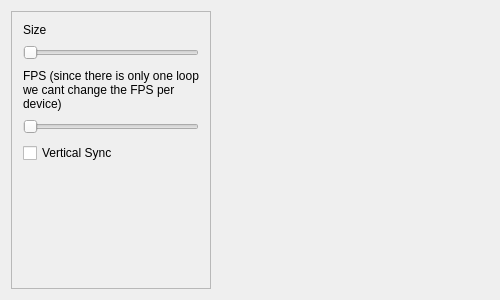
<?xml version="1.0" encoding="UTF-8"?>
<ui version="4.0">
 <class>myWidget</class>
 <widget class="QWidget" name="myWidget">
  <property name="geometry">
   <rect>
    <x>0</x>
    <y>0</y>
    <width>500</width>
    <height>300</height>
   </rect>
  </property>
  <property name="minimumSize">
   <size>
    <width>500</width>
    <height>0</height>
   </size>
  </property>
  <property name="windowTitle">
   <string>myWidget</string>
  </property>
  <layout class="QGridLayout" name="gridLayout">
   <item row="0" column="1">
    <widget class="QWidget" name="widget" native="true">
     <property name="focusPolicy">
      <enum>Qt::NoFocus</enum>
     </property>
     <layout class="QGridLayout" name="gridLayout_3">
      <property name="leftMargin">
       <number>0</number>
      </property>
      <property name="topMargin">
       <number>0</number>
      </property>
      <property name="rightMargin">
       <number>0</number>
      </property>
      <property name="bottomMargin">
       <number>0</number>
      </property>
      <item row="0" column="0">
       <widget class="QSplitter" name="splitter">
        <property name="frameShape">
         <enum>QFrame::NoFrame</enum>
        </property>
        <property name="midLineWidth">
         <number>10</number>
        </property>
        <property name="orientation">
         <enum>Qt::Horizontal</enum>
        </property>
        <property name="opaqueResize">
         <bool>true</bool>
        </property>
        <property name="handleWidth">
         <number>10</number>
        </property>
        <property name="childrenCollapsible">
         <bool>false</bool>
        </property>
        <widget class="QWidget" name="widget_2" native="true">
         <property name="sizePolicy">
          <sizepolicy hsizetype="Expanding" vsizetype="Expanding">
           <horstretch>0</horstretch>
           <verstretch>0</verstretch>
          </sizepolicy>
         </property>
         <layout class="QHBoxLayout" name="horizontalLayout">
          <property name="leftMargin">
           <number>0</number>
          </property>
          <property name="topMargin">
           <number>0</number>
          </property>
          <property name="rightMargin">
           <number>0</number>
          </property>
          <property name="bottomMargin">
           <number>0</number>
          </property>
         </layout>
        </widget>
       </widget>
      </item>
     </layout>
    </widget>
   </item>
   <item row="0" column="0">
    <widget class="QFrame" name="frame">
     <property name="maximumSize">
      <size>
       <width>200</width>
       <height>16777215</height>
      </size>
     </property>
     <property name="frameShape">
      <enum>QFrame::StyledPanel</enum>
     </property>
     <property name="frameShadow">
      <enum>QFrame::Raised</enum>
     </property>
     <layout class="QFormLayout" name="formLayout">
      <item row="0" column="0" colspan="2">
       <layout class="QVBoxLayout" name="verticalLayout_2">
        <item>
         <widget class="QLabel" name="label">
          <property name="text">
           <string>Size</string>
          </property>
         </widget>
        </item>
        <item>
         <widget class="QSlider" name="Size_slider">
          <property name="sizePolicy">
           <sizepolicy hsizetype="Expanding" vsizetype="Fixed">
            <horstretch>0</horstretch>
            <verstretch>0</verstretch>
           </sizepolicy>
          </property>
          <property name="minimumSize">
           <size>
            <width>0</width>
            <height>20</height>
           </size>
          </property>
          <property name="minimum">
           <number>1</number>
          </property>
          <property name="maximum">
           <number>100</number>
          </property>
          <property name="orientation">
           <enum>Qt::Horizontal</enum>
          </property>
         </widget>
        </item>
        <item>
         <widget class="QLabel" name="label_2">
          <property name="text">
           <string>FPS (since there is only one loop we cant change the FPS per device)</string>
          </property>
          <property name="wordWrap">
           <bool>true</bool>
          </property>
         </widget>
        </item>
        <item>
         <widget class="QSlider" name="FPS_slider">
          <property name="enabled">
           <bool>true</bool>
          </property>
          <property name="sizePolicy">
           <sizepolicy hsizetype="Expanding" vsizetype="Fixed">
            <horstretch>0</horstretch>
            <verstretch>0</verstretch>
           </sizepolicy>
          </property>
          <property name="minimumSize">
           <size>
            <width>0</width>
            <height>20</height>
           </size>
          </property>
          <property name="minimum">
           <number>0</number>
          </property>
          <property name="maximum">
           <number>500</number>
          </property>
          <property name="orientation">
           <enum>Qt::Horizontal</enum>
          </property>
         </widget>
        </item>
        <item>
         <widget class="QCheckBox" name="VerticalSync_checkbox">
          <property name="text">
           <string>Vertical Sync</string>
          </property>
         </widget>
        </item>
       </layout>
      </item>
     </layout>
    </widget>
   </item>
  </layout>
 </widget>
 <layoutdefault spacing="6" margin="11"/>
 <resources/>
 <connections/>
</ui>
